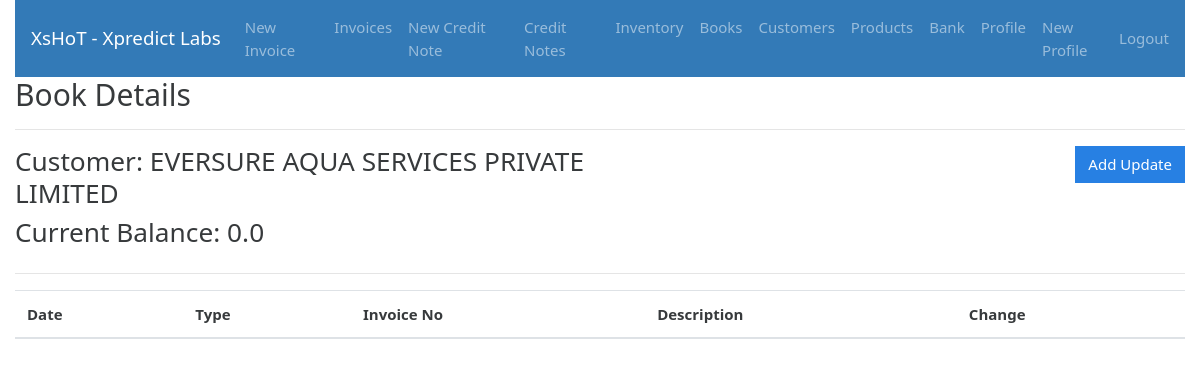
/books/2 (signed in), run on the app's committed database.
### gstbillingapp/models.py (models this page shows, shortened)
class Book(models.Model):
    user = models.ForeignKey(User, null=True, blank=True, on_delete=models.SET_NULL)
    customer = models.ForeignKey(Customer, null=True, blank=True, on_delete=models.SET_NULL)
    current_balance = models.FloatField(default=0)
    last_log = models.ForeignKey('BookLog', null=True, blank=True, default=None, on_delete=models.SET_NULL)

class Customer(models.Model):
    user = models.ForeignKey(User, null=True, blank=True, on_delete=models.SET_NULL)
    customer_name = models.CharField(max_length=200)
    customer_address = models.TextField(max_length=600, blank=True, null=True)
    customer_phone = models.CharField(max_length=14, blank=True, null=True)
    customer_gst = models.CharField(max_length=15, blank=True, null=True)
    customer_pan = models.CharField(max_length=15, blank=True, null=True)

### gstbillingapp/views.py (the view)
# urls.py: path('books/<int:book_id>', views.book_logs, name='book_logs'),
@login_required
def book_logs(request, book_id):
    context = {}
    book = get_object_or_404(Book, id=book_id, user=request.user)
    book_logs = BookLog.objects.filter(parent_book=book).order_by('-id')
    context['book'] = book
    context['book_logs'] = book_logs
    return render(request, 'gstbillingapp/book_logs.html', context)

### gstbillingapp/templates/gstbillingapp/book_logs.html (shortened to what this page needs)
{% extends "gstbillingapp/base.html" %}
{% load static %}
{% block content %}
<h2>Book Details</h2>
<hr>
<div class="row">
	<div class="col">
		<h3>Customer: {{book.customer.customer_name}}</h3>
		<h3>Current Balance: {{book.current_balance}}</h3>
	</div>
	<div class="col">
		<a href="{% url 'book_logs_add' book.id %}" id="add_customer_btn"><button type="button" class="btn btn-primary">Add Update</button></a>
	</div>
</div>
<hr>
<table class="table table-hover font-weight-bold" id="inventory-logs-table">
	<thead>
		<tr>
			<th>Date</th>
			<th>Type</th>
			<th>Invoice No</th>
			<th>Description</th>
			<th>Change</th>
		</tr>
	</thead>
</table>
{% endblock %}

### gstbillingapp/static/gstbillingapp/main.css (style rules this page uses)
#add_customer_btn, #add_product_btn { float: right; }

### data on the page
Book: customer.customer_name "EVERSURE AQUA SERVICES PRIVATE LIMITED", current_balance "0.0"
